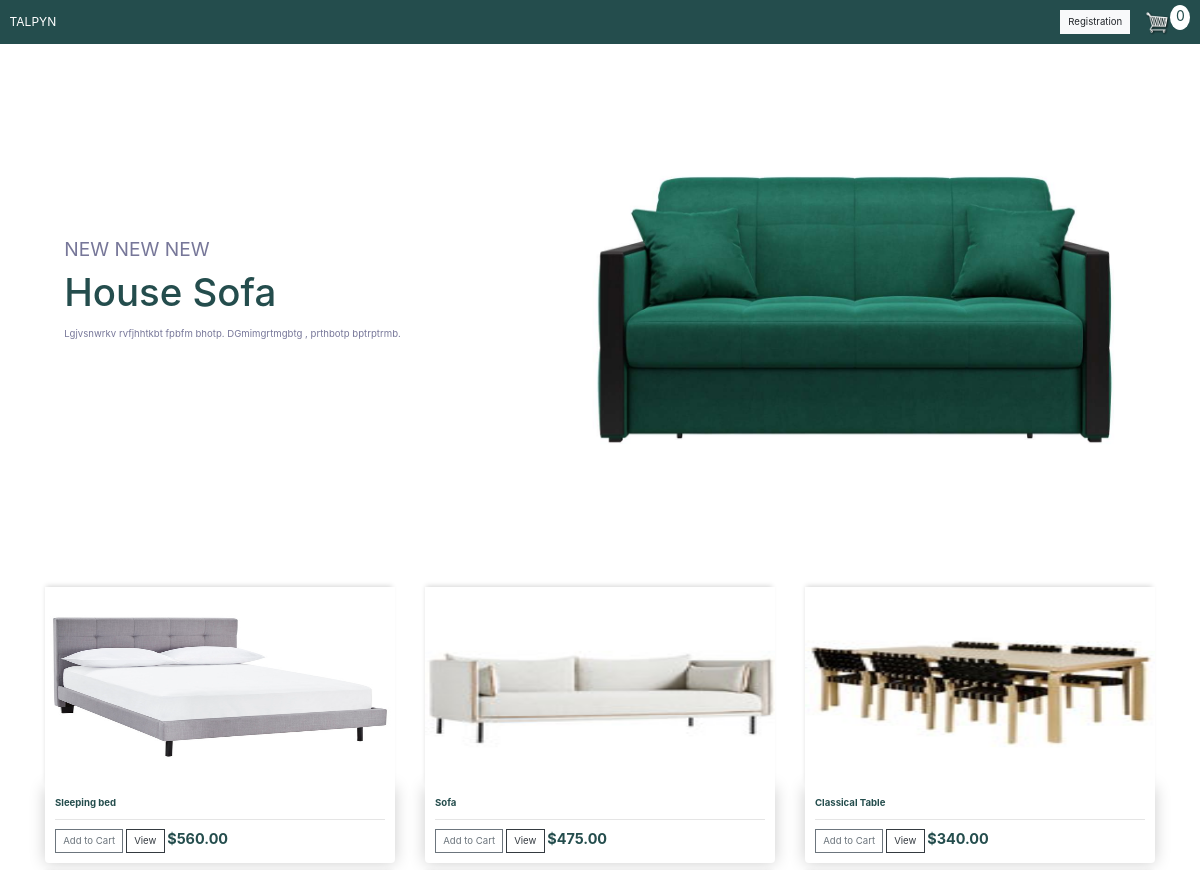
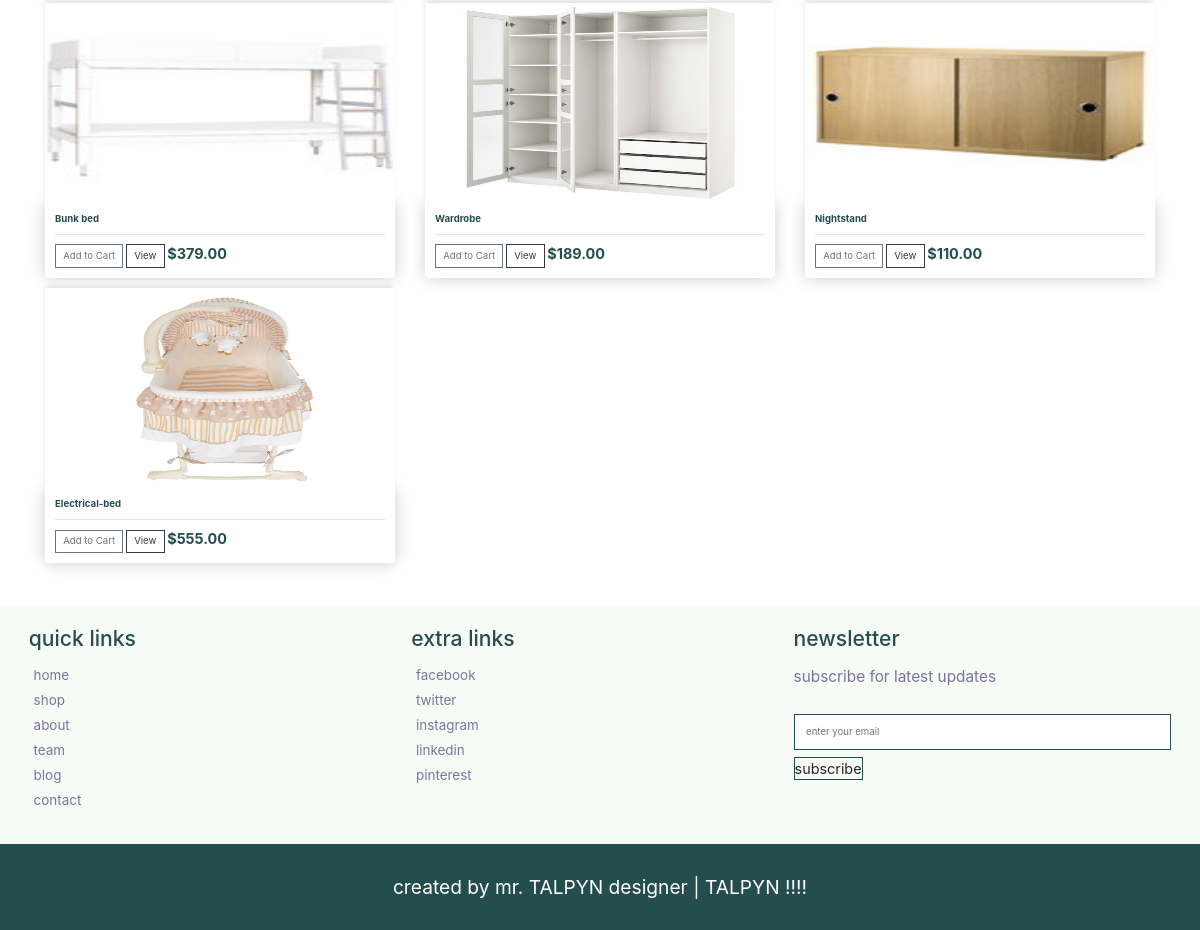
The page / on the database its author committed (2 pictures, top to bottom).
### furnstore/models.py (models this page shows, shortened)
class Product(models.Model):
    name = models.CharField(max_length=200, null=True)
    price = models.FloatField()
    digital = models.BooleanField(default=False, null=True,blank =False)
    image = models.ImageField(null=True, blank=True)
    @property
    def imageURL(self):
     try:
        url = self.image.url
     except:
        url = ''
     return url

### furnstore/views.py (the view)
# urls.py: path('', views.store, name="store"),
def store(request):
  if request.user.is_authenticated:
      customer = request.user.customer
      order, created = Order.objects.get_or_create(customer=customer, complete=False)
      items = order.orderitem_set.all()
      cartItems = order.get_cart_items
  else:
      items = []
      order ={'get_cart_total':0, 'get_cart_items':0, 'shipping':False}
      cartItems = order['get_cart_items']
  products = Product.objects.all()
  context = {'products' :products, 'cartItems' :cartItems}
  return render(request,'store/home.html', context)

### furnstore/templates/store/home.html (shortened to what this page needs)
<!DOCTYPE html>
{% load static %}
<html>
<head>
	<link rel="stylesheet" href="https://stackpath.bootstrapcdn.com/bootstrap/4.4.1/css/bootstrap.min.css">
	<link rel="stylesheet" type="text/css" href="{% static 'css/main.css' %}">
</head>
<body>
<nav class="navbar navbar-expand-lg navbar-dark bg-dark">
    <a class="navbar-brand" href="{% url 'store' %}">TALPYN</a>
    <div class="collapse navbar-collapse" id="navbarSupportedContent">
      <div class="form-inline my-2 my-lg-0">
           <a href="{% url 'register' %}"class="btn btn-light">Registration</a>
           <a href="{% url 'cart' %}">
              <img  id="cart-icon" src="{% static 'images/cart.png' %}">
          </a>
          <p id="cart-total">{{cartItems}}</p>
      </div>
    </div>
  </nav>
<div class="container">
        <br>
        {% block content %}
        <div>
            <section class="home">
                <div class="slides-container">
                <div class="slide active">
                    <div class="content">
                        <span>NEW NEW NEW</span>
                        <h3>House Sofa</h3>
                        <p>Lgjvsnwrkv rvfjhhtkbt fpbfm bhotp. DGmimgrtmgbtg , prthbotp bptrptrmb.</p>
                    </div>
                    <div class="image">
                        <img src="{% static 'images/home-img.jpg' %}">
                    </div>
                </div>
                </div>
            </section>
        </div>
        <br>
        <br>
        <br>
    <div class="row">
       {% for product in products %}
        <div class="col-lg-4">
         <img class="thumbnail"  src="{{product.imageURL}}" alt="">
          <div class="box-element product">
           <h6><strong>{{product.name}}</strong></h6>
           <hr>
             <button data-product="{{product.id}}" data-action="add" class="btn
             btn-outline-secondary add-btn update-cart">Add to Cart</button>
            <a class="btn btn-outline-dark" href="#">View</a>
            <h4><strong>${{product.price|floatformat:2}}</strong></h4>
          </div>
        </div>
       {% endfor %}
    </div>
        {% endblock content %}
        <br>
        <br>
        <br>
</div>
  <section class="footer">
    <div class="box-conta">
        <div class="box">
                <h3>quick links</h3>
                <a href="home.html"> <i class="fas fa-arrow-right"></i> home</a>
                <a href="shop.html"> <i class="fas fa-arrow-right"></i> shop</a>
                <a href="about.html"> <i class="fas fa-arrow-right"></i> about</a>
                <a href="team.html"> <i class="fas fa-arrow-right"></i> team</a>
                <a href="blog.html"> <i class="fas fa-arrow-right"></i> blog</a>
                <a href="contact.html"> <i class="fas fa-arrow-right"></i> contact</a>
        </div>
        <div class="box">
                <h3>extra links</h3>
                <a href="#"> <i class="fab fa-facebook-f"></i> facebook</a>
                <a href="#"> <i class="fab fa-twitter"></i> twitter</a>
                <a href="#"> <i class="fab fa-instagram"></i> instagram</a>
                <a href="#"> <i class="fab fa-linkedin"></i> linkedin</a>
                <a href="#"> <i class="fab fa-pinterest"></i> pinterest</a>
        </div>
        <div class="box">
                <h3>newsletter</h3>
                <p>subscribe for latest updates</p>
                <form action="">
                    <input type="email" name="" placeholder="enter your email" id="">
                    <input type="submit" value="subscribe" class="btn">
                </form>
        </div>
    </div>
  </section>
  <section class="credit">
        created by mr. TALPYN designer | TALPYN !!!!
</section>
</body>
</html>

### static/css/main.css (style rules this page uses)
body { background-color: white; }
h1,h2,h3,h4,h5,h6 { color:#244d4d; }
h4 { display: inline-block; }
.box-element { box-shadow:hsl(0, 0%, 80%) 0 0 16px; background-color: #fff; border-radius: 4px; padding: 10px; }
.thumbnail { width: 100%; height: 200px; -webkit-box-shadow: -1px -3px 5px -2px rgba(214,214,214,1); -moz-box-shadow: -1px -3px 5px -2px rgba(214,214,214,1); box-shadow: -1px -3px 5px -2px rgba(214,214,214,1); }
.product { border-radius: 0 0 4px 4px; }
.bg-dark { background-color: #244d4d!important; }
#cart-icon { width:25px; display: inline-block; margin-left: 15px; }
#cart-total { display: block; text-align: center; color:#244d4d; background-color: white; width: 20px; height: 25px; border-radius: 50%; font-size: 14px; }
.home { position: relative; width: 100%; }
.home .slides-container .slide { display: flex; -webkit-box-align: center; -ms-flex-align: center; align-items: center; -ms-flex-wrap: wrap; flex-wrap: wrap; gap: .5rem; }
.home .slides-container .slide.active { display: flex; }
.home .slides-container .slide .content { -webkit-box-flex: 1; -ms-flex: 1 1 20rem; flex: 1 1 20rem; -webkit-animation: fadeLeft .4s linear .4s backwards; animation: fadeLeft .4s linear .4s backwards; }
.home .slides-container .slide .content span { font-size: 2rem; color: #779; }
.home .slides-container .slide .content h3 { font-size: 4rem; color: #244d4d; padding-top: .5rem; }
.home .slides-container .slide .content p { font-size: 1rem; color: #779; padding: .5rem 0; line-height: 2; }
.home .slides-container .slide .image { -webkit-box-flex: 1; -ms-flex: 1 1 25rem; flex: 1 1 25rem; }
.home .slides-container .slide .image img { width: 100%; -webkit-animation: fadeOut .4s linear; animation: fadeOut .4s linear; }
.col-lg-4, .col-lg-6, .col-lg-8, .col-lg-12 { margin-top: 10px; }
.btn { border-radius: 0; }
@media (max-width: 1250px) { html { font-size: 60%; } }
@media (max-width: 1250px) { section { padding: 3rem 2rem; } }
.footer { background: #f6fbf6; padding-top: 1rem; padding-right: 3rem; padding-left: 3rem; }
.footer .box-conta { display: -ms-grid; display: grid; -ms-grid-columns: (minmax(25rem, 1fr)); grid-template-columns: repeat(auto-fit, minmax(25rem, 1fr)); gap: .5rem; }
.footer .box-conta .box h3 { font-size: 2.2rem; color: #244d4d; padding: 1rem 0; }
.footer .box-conta .box p { font-size: 1.6rem; color: #779; padding-bottom: 1rem; }
.footer .box-conta .box a { font-size: 1.4rem; color: #779; padding-bottom: 0.5rem ; display: block; }
.footer .box-conta .box a i { padding-right: .5rem; color: #244d4d; }
.footer .box-conta .box form input[type="email"] { width: 100%; padding: 1rem 1.2rem; font-size: 1rem; color: #244d4d; text-transform: none; margin: .7rem 0; border: 0.1rem solid #244d4d; }
.footer .box-conta .btn { padding: 0; border-color: #244d4d; font-size: 1.5rem; }
.credit { text-align: center; font-size: 2rem; color: #fff; background: #244d4d; }

### rows shown on the page
Product: imageURL (picture), name "Sleeping bed", price "560.00"
Product: imageURL (picture), name "Sofa", price "475.00"
Product: imageURL (picture), name "Classical Table", price "340.00"
Product: imageURL (picture), name "Bunk bed", price "379.00"
Product: imageURL (picture), name "Wardrobe", price "189.00"
Product: imageURL (picture), name "Nightstand", price "110.00"
Product: imageURL (picture), name "Electrical-bed", price "555.00"

### other values the page prints
{{ cartItems }} "0"
